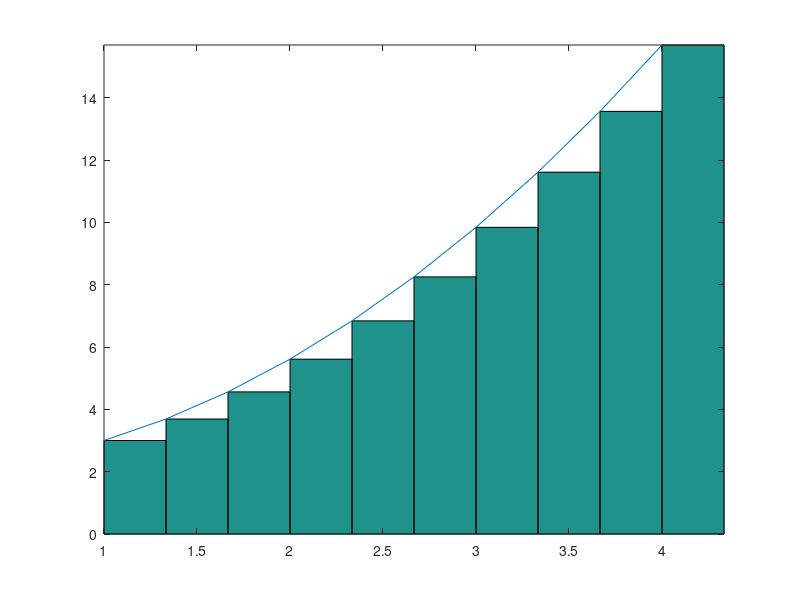

Write the MATLAB code that produced this figure.
% Octave Script
% Title			:Sumas de Riemann ej1.
% Description		:Script para desarrrollar el ejericio1 de la actividad Sumas de Riemann.
% Author		:Orlando Espinoza Valentin (Orlando-Esp) espinozaorlando978@gmail.com
% Date			:20210511
% sion		        :1
% Usage			:octave> /path/Sumas de Riemann,Ej1_Sumas de Riemann_OrlandoEspinoza_3202
% Notes			:Requiere aplicacion octave-online usar en consola preferentemente. 
%program execution page :https://octave-online.net

%Limpia las bariables
clc, clear
areatotal=0;
a = 1;
b = 4;
n = 10;
base = (b-a)/n;
x = a:base:(b-base);
altura=x.^2+2;
area = base*altura;
areatotal += area;
printf('\n area por rectangulo : %d \n', double(areatotal));

x2 = linspace(1,4, 10);
y2 = x.^2 + 2;
%numero de rec tangulos e inicio y fin del intervalo
xa = linspace(1,4,10);
yab = x.^2 + 2;

%dibuja una  grafica de barras 
g = bar(xa,yab,'histc');

%permite continuar  graficando  despues de que ya 
%exista un grafica trazada
hold on

%Graficar la funcion
plot(x2,y2);

%realiza la grafica con los datos.
axis tight
